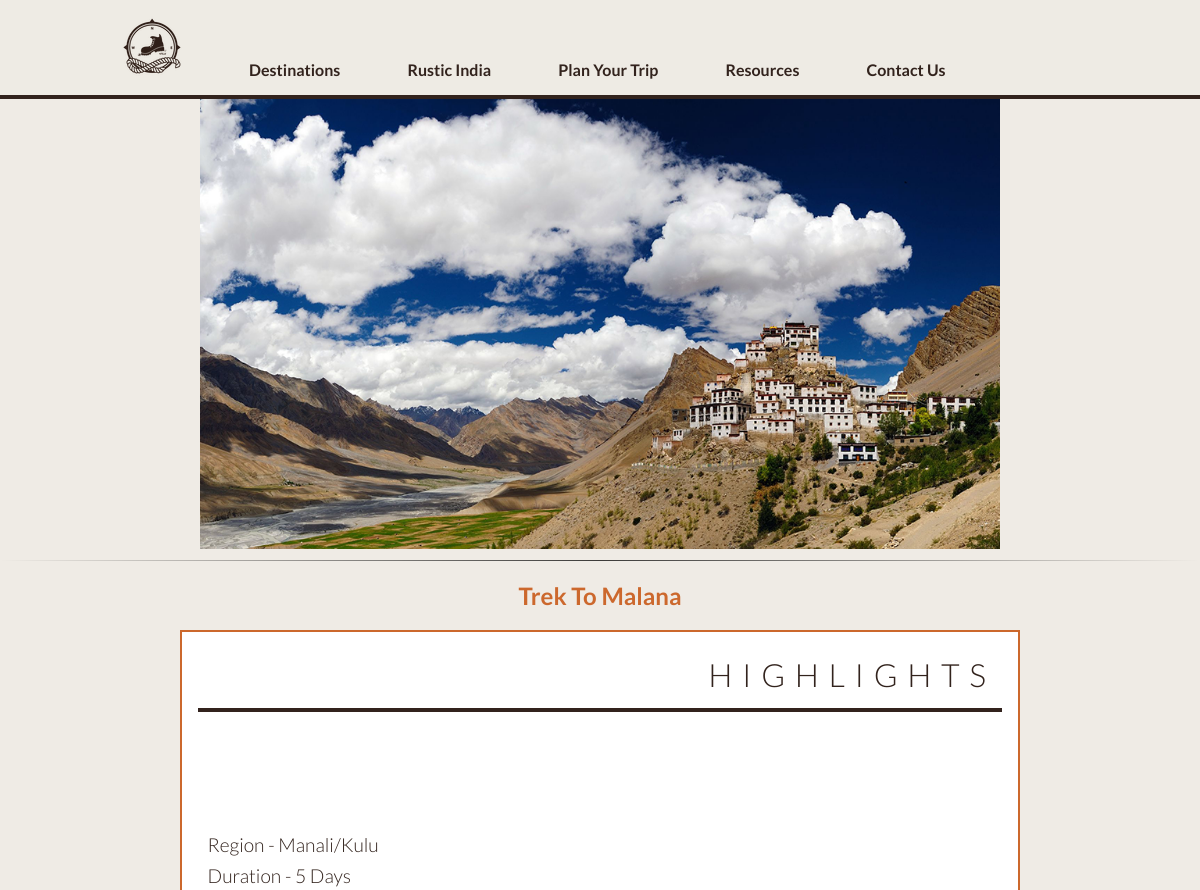
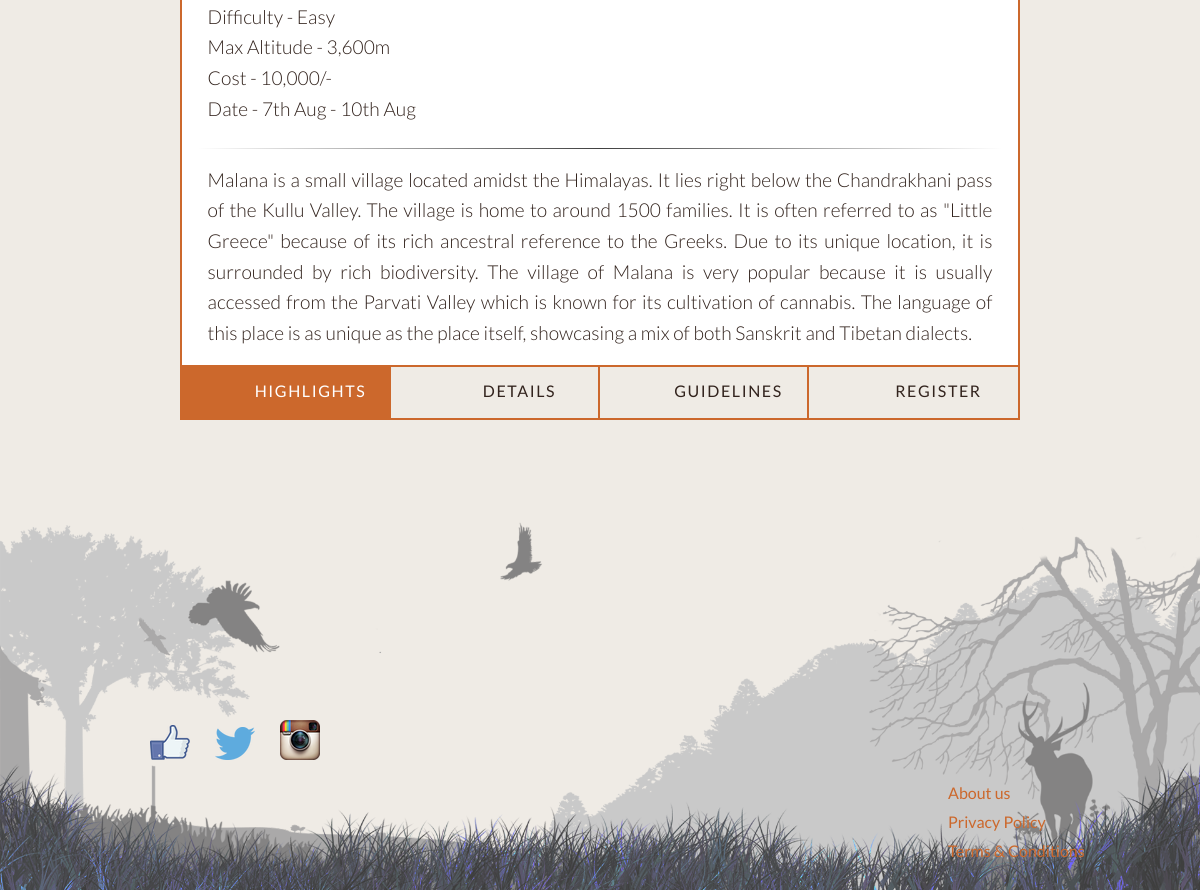
The app's page /route.php?id=4 with its own data (2 pictures, top to bottom).
### tables this page shows
CREATE TABLE `routes` (
  `id` int(11) NOT NULL AUTO_INCREMENT,
  `title` varchar(255) DEFAULT NULL,
  `belongsTo` int(11) DEFAULT NULL,
  `type` enum('fixed','unique','other') DEFAULT NULL,
  `image` varchar(255) DEFAULT NULL,
  PRIMARY KEY (`id`),
  KEY `belongsTo` (`belongsTo`),
  CONSTRAINT `routes_ibfk_1` FOREIGN KEY (`belongsTo`) REFERENCES `destinations` (`id`)
);

CREATE TABLE `destinations` (
  `id` int(11) NOT NULL AUTO_INCREMENT,
  `title` varchar(255) DEFAULT NULL,
  `codeName` varchar(255) DEFAULT NULL,
  `cover` varchar(255) NOT NULL,
  PRIMARY KEY (`id`)
);

CREATE TABLE `info` (
  `id` int(11) NOT NULL AUTO_INCREMENT,
  `title` varchar(255) DEFAULT NULL,
  `vital` text,
  `intro` text,
  `brief` text,
  `belongsTo` int(11) DEFAULT NULL,
  `details` text,
  `guidelines` text,
  PRIMARY KEY (`id`),
  KEY `belongsTo` (`belongsTo`),
  CONSTRAINT `info_ibfk_1` FOREIGN KEY (`belongsTo`) REFERENCES `routes` (`id`)
);

### route.php (the view, shortened to what this page needs)
<?php
	if(isset($_POST['submit'])){
		require_once("config.php");
		mysql_connect($DB_HOST,$DB_USER,$DB_PASS);
		mysql_select_db($DB_NAME);
		$des		=	mysql_real_escape_string($_GET["id"]);
		$trekDate	=	mysql_real_escape_string($_POST['date']);
		$firstName	=	mysql_real_escape_string($_POST['fname']);
		$sql="SELECT * FROM routes WHERE id=$des;";
		$query=mysql_query($sql) or die(mysql_error());
		$data=mysql_fetch_object($query);
		$des=$data->title;
		$email 		=	mysql_real_escape_string($_POST['email']);
		$dob		=	mysql_real_escape_string($_POST['dob']);
		$gender		=	mysql_real_escape_string($_POST['gender']);
		$address	=	mysql_real_escape_string($_POST['mail']);
		$city		=	mysql_real_escape_string($_POST['city']);
		$country	=	mysql_real_escape_string($_POST['country']);
		$phoneNum	=	mysql_real_escape_string($_POST['mobile']);
		$referal	=	mysql_real_escape_string($_POST['refereal']);
		$sql		=	"INSERT INTO PlanYourWeekEnd (`fname`, `lname`, `email`, `dob`, `sex`, `address`, `city`, `state`, `country`, `mobile`, `referer`, `dateOfTrip`, `destination`) VALUES('$firstName', '', '$email', '$dob','$gender','$address','$city','','$country','$phoneNum','$referal','$trekDate','$des');";
		if(mysql_query($sql)){
			header("location:thankYou.php?success");
		}else{
			header("location:thankYou.php?fail");
		}
	}else{
?>
<!DOCTYPE html>
<html lang="en" class="no-js">
<?php require 'partials/navbar.php' ?>
	<head>
		<link rel="stylesheet" type="text/css" href="css/content_default.css" />
		<link rel="stylesheet" type="text/css" href="css/content_component.css" />
	</head>
	<body>
		<div class="container">
			<div class="main">
			<center>
			<?php
				$id		=	mysql_real_escape_string($_GET['id']);
				$sql	=	"SELECT destinations.cover,routes.title,routes.type,routes.image,info.title as tit,info.vital,info.brief,info.details,info.guidelines,info.intro FROM routes,destinations,info WHERE routes.belongsTo=destinations.id AND routes.id=$id AND info.belongsTo=routes.id;";
				$query	=	mysql_query($sql);
				$data	=	mysql_fetch_object($query);
			?>
			<img id="image" src="<?php echo $data->cover;?>" style='width:auto;' height="450" border="0" alt="cover">
			</center>
			<hr>
			<h2 style="text-align:center"><?php
				echo $data->tit;
			?></h2>
				<div id="cbp-contentslider" class="cbp-contentslider">
					<ul>
						<li id="slide1">
							<h3>Highlights</h3>
							<div>
								<div class="cbp-content">
									<p>
										<?php echo nl2br($data->vital."</p><hr><p>".$data->intro."</p><hr><p>".$data->brief); ?>
								</div>
							</div>
						</li>
					</ul>
						<nav>
							<a href="#slide1" class=""><span>Highlights</span></a>
							<a href="#slide2" class=""><span>Details</span></a>
							<a href="#slide3" class=""><span>Guidelines</span></a>
							<a href="#slide4" class=""><span>Register</span></a>
						</nav>
				</div>
				<?php require 'partials/footer.php' ?>
			</div>
		</div>
	</body>
</html>
<?php } ?>

### css/default.css (style rules this page uses)
body { min-width: 1170px; }
body, html { font-size: 100%; padding: 0; margin: 0; background-color: #efebe5; }
*, *:after, *:before { -webkit-box-sizing: border-box; -moz-box-sizing: border-box; box-sizing: border-box; }
body, header { font-family: 'Lato', Calibri, Arial, sans-serif; color: #32231d; }
a { color: #efebe5; text-decoration: none; }

### css/component.css (style rules this page uses)
hr { border: 0; height: 1px; background-image: -webkit-linear-gradient(left, rgba(0,0,0,0), rgba(0,0,0,0.75), rgba(0,0,0,0)); background-image: -moz-linear-gradient(left, rgba(0,0,0,0), rgba(0,0,0,0.75), rgba(0,0,0,0)); background-image: -ms-linear-gradient(left, rgba(0,0,0,0), rgba(0,0,0,0.75), rgba(0,0,0,0)); background-image: -o-linear-gradient(left, rgba(0,0,0,0), rgba(0,0,0,0.75), rgba(0,0,0,0)); }

### css/content_default.css (style rules this page uses)
body, html { font-size: 100%; padding: 0; margin: 0; }
body { font-family: 'Lato', Calibri, Arial, sans-serif; color: #cc682d; }
a { color: #cc682c; text-decoration: none; }
.main, .container > header { width: 100%; margin: 0 auto; }

### css/content_component.css (style rules this page uses)
body, html { font-size: 100%; padding: 0; margin: 0; }
body { font-family: 'Lato', Calibri, Arial, sans-serif; color: #cc682d; }
a { color: #cc682c; text-decoration: none; }
.main, .container > header { width: 100%; margin: 0 auto; }
html, body, .container, .main { height: 100%; }
.cbp-contentslider { width: 70%; height: 85%; margin: 1em auto; position: relative; border: 2px solid #cc682c; }
.cbp-contentslider > ul { list-style: none; height: 100%; width: 100%; overflow: scroll; position: relative; padding: 0; margin: 0; }
.cbp-contentslider > ul li { position: absolute; width: 100%; height: 100%; left: 0; top: 0; padding: 1em; background: #fff; }
.cbp-contentslider nav { position: absolute; bottom: 0; left: 0; right: 0; height: 3.313em; z-index: 1000; border-top: 2px solid #cc682c; overflow: hidden; }
.cbp-contentslider nav a { float: left; display: block; width: 20%; height: 100%; font-weight: 400; letter-spacing: 0.1em; overflow: hidden; color: #32231d; background: #efebe5; outline: none; text-align: center; line-height: 3; position: relative; padding-left: 3.125em; text-transform: uppercase; border-right: 2px solid #cc682c; -webkit-transition: color 0.2s ease-in-out, background-color 0.2s ease-in-out; -moz-transition: color 0.2s ease-in-out, background-color 0.2s ease-in-out; transition: color 0.2s ease-in-out, background-color 0.2s ease-in-out; }
.cbp-contentslider nav a span { display: block; }
.cbp-contentslider nav a:last-child { border: none; box-shadow: 1px 0 #cc682c; }
.cbp-contentslider nav a.rc-active { background-color: #cc682c; color: #fff; }
.cbp-contentslider h3 { font-size: 2em; height: 2em; line-height: 1.7; font-weight: 300; margin: 0 0 0.3em; position: relative; color: #32231d; text-transform: uppercase; text-align: right; letter-spacing: 0.3em; padding: 0 0.2em 0 0; border-bottom: 4px solid #32231d; }
.cbp-contentslider li > div { position: absolute; top: 9em; bottom: 3.313em; width: 100%; left: 0; padding: 0 1em; overflow-x: hidden; overflow-y: auto; }
.cbp-contentslider .cbp-content { vertical-align: top; padding: 1em 0; }
.cbp-contentslider p { color: #32231d; padding: 0 0.5em 0.4em; margin: 0; font-size: 1.2em; font-weight: 300; text-align: justify; line-height: 1.6; }

### records on screen
routes: belongsTo.cover (picture), info.title "Trek To Malana", info.vital+intro+brief "Region - Manali/Kulu Duration - 5 Days Difficulty - Easy Max Altitude - 3,600m Cost - 10,000/- Date - 7th Aug - 10th Aug Malana is a small village located amidst the Himalayas. It lies right below the Chandrakhani pass of the Kullu Valley. The village is home to around 1500 families. It is often referred to as \"Little Greece\" because of its rich ancestral reference to the Greeks. Due to its unique location, it is surrounded by rich biodiversity. The village of Malana is very popular because it is usually accessed from the Parvati Valley which is known for its cultivation of cannabis. The language of this place is as unique as the place itself, showcasing a mix of both Sanskrit and Tibetan…"
